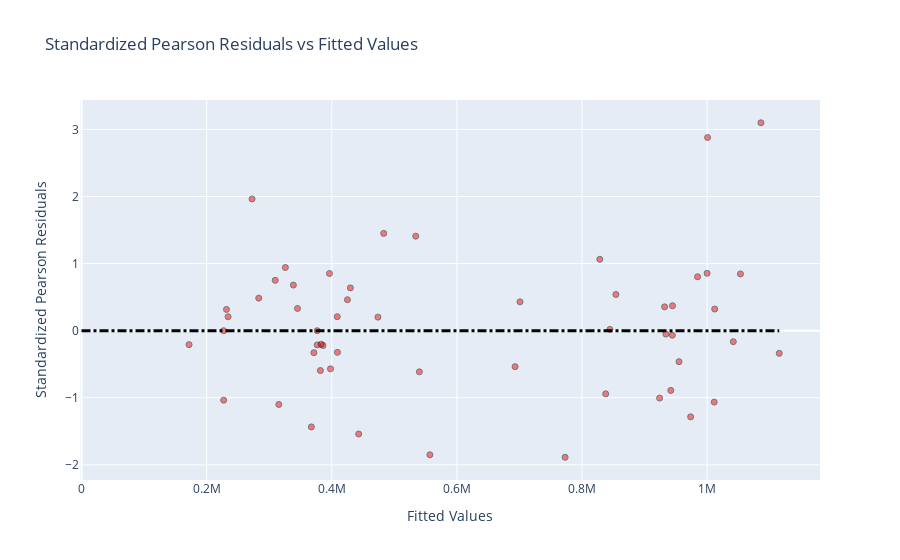

Here is the notebook cell this chart was saved with:
### Code cell
def plot_standardized_pearson_residuals_vs_fitted(df,
                                                  model,
                                                  title='Standardized Pearson Residuals vs Fitted Values'
                                                  ) -> None:
    """
    Plots the standardized Pearson residuals versus the fitted values for a given dataset and model.
    
    Args:
    - df: Pandas DataFrame containing the input and output data (y and y_pred).
    - model: Trained regression model object with a 'predict' method that can make predictions on input data.
    - title: String representing the title of the plot (default is 'Standardized Pearson Residuals vs Fitted Values').
    
    Returns:
    - None. Displays a scatter plot of the standardized Pearson residuals versus the fitted values.
    """
    import numpy as np
    from sklearn.metrics import mean_squared_error
    
    # calculate standardized pearson residuals
    df['residuals'] = (df['y'] - df['y_pred']) / np.sqrt(mean_squared_error(df['y'], df['y_pred']))

    # create message for hover template
    hover  = '<b>Fitted Values:</b> %{x}<br>'
    hover += '<b>Standardized Pearson Residuals:</b> %{customdata[3]}<br>'
    hover += '<b>AY:</b> %{customdata[0]}<br>'
    hover += '<b>DY:</b> %{customdata[1]}<br>'
    hover += '<b>CY:</b> %{customdata[2]}<br>'
    hover += '<extra></extra>'
    
    # add a scatter plot of the standardized residuals vs the fitted values, and a horizontal line at 0
    fig = go.Figure(go.Scatter(x=df['y_pred'],
                            y=df['residuals'],
                            mode='markers',
                            customdata=(df[['ay', 'dev', 'cal', 'residuals']]
                                        .assign(residuals=df.residuals.round(3))).values,
                            marker=dict(color='red',
                                        colorscale='RdBu',
                                        line=dict(color='black', width=1),
                                        opacity=0.5),
                            hovertemplate=hover,
                            showlegend=False))

    fig.update_layout(title=title,
                    xaxis_title='Fitted Values',
                    yaxis_title='Standardized Pearson Residuals',
                    coloraxis_showscale=False)

    
    # add a horizontal line at 0
    fig.add_shape(
        type="line",
        x0=0,
        y0=0,
        x1=df['y_pred'].max(),
        y1=0,
        line=dict(
            color="black",
            width=3,
            dash="dashdot",
        ),
    )
    
    # show the plot
    fig.show()


plot_standardized_pearson_residuals_vs_fitted(testdf, model)

### Figure 1 — Plotly figure (JSON) as saved in the notebook; plotly's stock layout.template omitted (floating-point values rounded to 4 significant figures; data arrays with more than 128 entries replaced by an {"elided": "..."} marker saying what was removed)
{"data": [{"customdata": {"elided": "55x4 float values"}, "hovertemplate": "<b>Fitted Values:</b> %{x}<br><b>Standardized Pearson Residuals:</b> %{customdata[3]}<br><b>AY:</b> %{customdata[0]}<br><b>DY:</b> %{customdata[1]}<br><b>CY:</b> %{customdata[2]}<br><extra></extra>", "marker": {"color": "red", "colorscale": [[0, "rgb(103,0,31)"], [0.1, "rgb(178,24,43)"], [0.2, "rgb(214,96,77)"], [0.3, "rgb(244,165,130)"], [0.4, "rgb(253,219,199)"], [0.5, "rgb(247,247,247)"], [0.6, "rgb(209,229,240)"], [0.7, "rgb(146,197,222)"], [0.8, "rgb(67,147,195)"], [0.9, "rgb(33,102,172)"], [1, "rgb(5,48,97)"]], "line": {"color": "black", "width": 1}, "opacity": 0.5}, "mode": "markers", "showlegend": false, "type": "scatter", "x": [283300.0, 386000.0, 381800.0, 398000.0, 338600.0, 345200.0, 408700.0, 409100.0, 376700.0, 376700.0, 700900.0, 955000.0, 944700.0, 984700.0, 837800.0, 854100.0, 1011000.0, 1012000.0, 932000.0, 693000.0, 944300.0, 934000.0, 973600.0, 828400.0, 844500.0, 999900.0, 1001000.0, 772900.0, 1053000.0, 1042000.0, 1086000.0, 924000.0, 941900.0, 1115000.0, 396300.0, 540100.0, 534200.0, 556800.0, 473800.0, 483000.0, 272600.0, 371400.0, 367400.0, 383000.0, 325900.0, 315400.0, 429700.0, 425000.0, 443000.0, 171900.0, 234300.0, 231700.0, 227200.0, 309600.0, 227200.0], "y": [0.4851, -0.2204, -0.5939, -0.5684, 0.6799, 0.3312, 0.2088, -0.3225, -2.399e-05, -0.2126, 0.4297, -0.462, 0.3717, 0.8039, -0.941, 0.5397, -1.064, 0.3225, 0.3553, -0.5364, -0.06765, -0.05082, -1.284, 1.064, 0.01947, 0.8556, 2.88, -1.887, 0.8461, -0.1634, 3.1, -1.005, -0.8905, -0.338, 0.852, -0.6136, 1.409, -1.85, 0.202, 1.45, 1.963, -0.3281, -1.434, -0.2011, 0.9418, -1.099, 0.6381, 0.4616, -1.54, -0.2079, 0.2077, 0.3168, 8.305e-05, 0.7509, -1.036]}], "layout": {"coloraxis": {"showscale": false}, "shapes": [{"line": {"color": "black", "dash": "dashdot", "width": 3}, "type": "line", "x0": 0, "x1": 1115000.0, "y0": 0, "y1": 0}], "title": {"text": "Standardized Pearson Residuals vs Fitted Values"}, "xaxis": {"title": {"text": "Fitted Values"}}, "yaxis": {"title": {"text": "Standardized Pearson Residuals"}}}}
